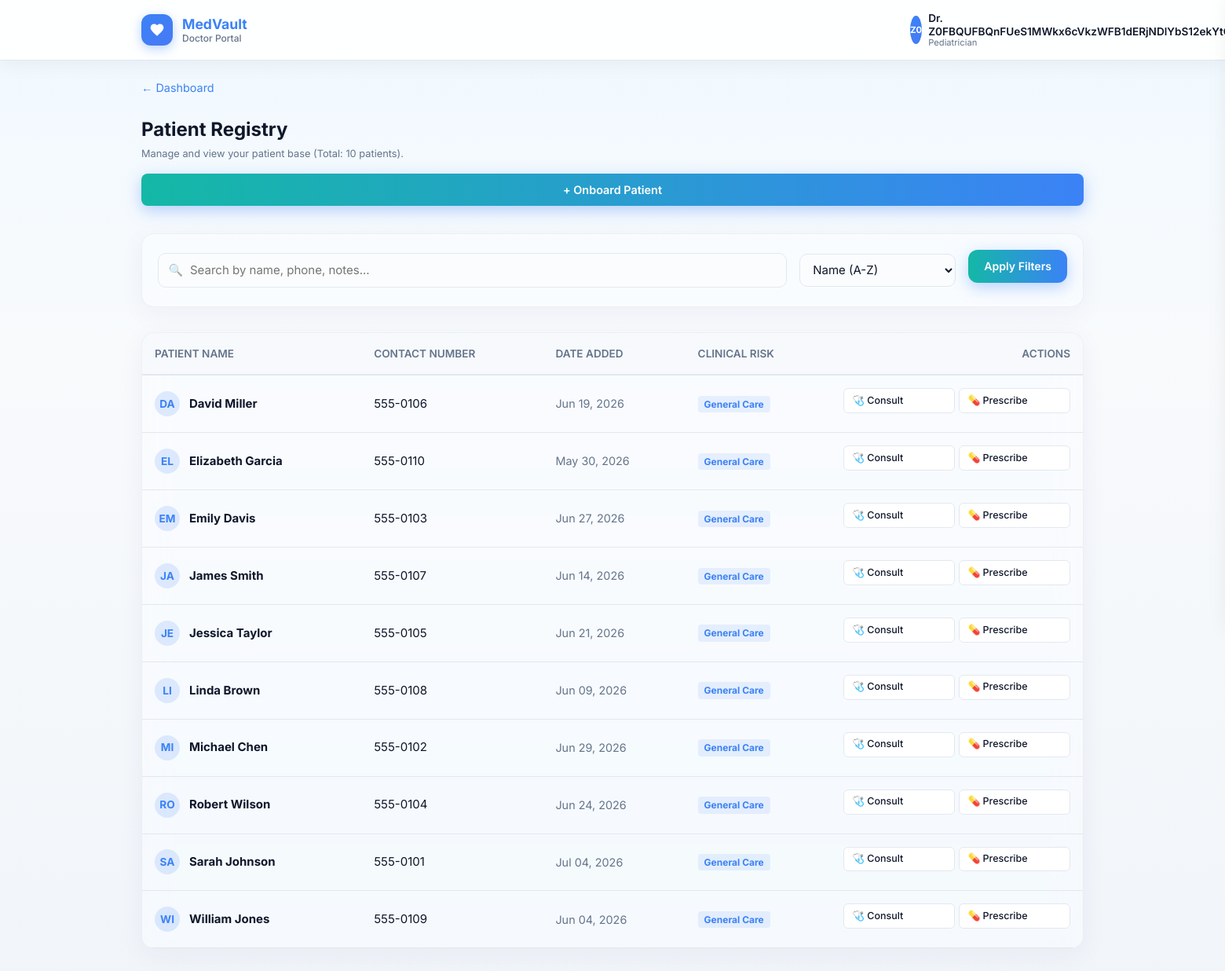
Screenshot of /doctor/patients (signed in) with the database file from the repository.
### tables this page shows
CREATE TABLE doctor_profiles (
  user_id INTEGER PRIMARY KEY,
  full_name TEXT NOT NULL DEFAULT '',
  profile_photo TEXT NOT NULL DEFAULT '',
  gender TEXT NOT NULL DEFAULT '',
  dob TEXT NOT NULL DEFAULT '',
  phone TEXT NOT NULL DEFAULT '',
  email TEXT NOT NULL DEFAULT '',
  address TEXT NOT NULL DEFAULT '',
  city TEXT NOT NULL DEFAULT '',
  state TEXT NOT NULL DEFAULT '',
  country TEXT NOT NULL DEFAULT '',
  specialty TEXT NOT NULL DEFAULT '',
  sub_specialty TEXT NOT NULL DEFAULT '',
  registration_number TEXT NOT NULL DEFAULT '',
  medical_council TEXT NOT NULL DEFAULT '',
  years_experience INTEGER NOT NULL DEFAULT 0,
  highest_qualification TEXT NOT NULL DEFAULT '',
  college_university TEXT NOT NULL DEFAULT '',
  hospital_clinic TEXT NOT NULL DEFAULT '',
  position TEXT NOT NULL DEFAULT '',
  consultation_fee REAL NOT NULL DEFAULT 0.0,
  languages_spoken TEXT NOT NULL DEFAULT '',
  working_days TEXT NOT NULL DEFAULT '',
  consultation_hours TEXT NOT NULL DEFAULT '',
  timezone TEXT NOT NULL DEFAULT '',
  online_consultation INTEGER NOT NULL DEFAULT 0,
  offline_consultation INTEGER NOT NULL DEFAULT 0,
  bio TEXT NOT NULL DEFAULT '',
  expertise TEXT NOT NULL DEFAULT '',
  certifications TEXT NOT NULL DEFAULT '',
  awards TEXT NOT NULL DEFAULT '',
  FOREIGN KEY (user_id) REFERENCES "users_old"(id)
);

CREATE TABLE doctor_patients (
          id INTEGER PRIMARY KEY AUTOINCREMENT,
          doctor_user_id INTEGER NOT NULL,
          full_name TEXT NOT NULL,
          phone TEXT NOT NULL DEFAULT '',
          notes TEXT NOT NULL DEFAULT '',
          created_at INTEGER NOT NULL, risk_level TEXT NOT NULL DEFAULT 'Low', last_visit TEXT, follow_up_status TEXT NOT NULL DEFAULT 'None',
          FOREIGN KEY (doctor_user_id) REFERENCES "users_old"(id)
        );

### app_pkg/routes/core.py (the view)
@core_bp.route("/doctor/patients", methods=["GET"])
@login_required
def doctor_patients():
    redir = _require_doctor()
    if redir:
        return redir
    db = get_db()
    theme = _portal_theme(current_user.id, current_user.username)
    uid = int(current_user.id)
    q = (request.args.get("q") or "").strip()
    sort_by = (request.args.get("sort") or "name_asc").strip()
    try:
        page = int(request.args.get("page") or 1)
    except ValueError:
        page = 1
    per_page = 10
    offset = (page - 1) * per_page
    sql = "FROM doctor_patients WHERE doctor_user_id = ?"
    params = [uid]
    if q:
        sql += " AND (full_name LIKE ? OR notes LIKE ? OR phone LIKE ?)"
        like = f"%{q}%"
        params.extend([like, like, like])
    total_count = db.execute(f"SELECT COUNT(*) AS c {sql}", tuple(params)).fetchone()["c"]
    if sort_by == "name_desc":
        sql += " ORDER BY full_name DESC"
    elif sort_by == "date_asc":
        sql += " ORDER BY created_at ASC"
    elif sort_by == "date_desc":
        sql += " ORDER BY created_at DESC"
    else:
        sql += " ORDER BY full_name ASC"
    sql_limit = f"SELECT * {sql} LIMIT ? OFFSET ?"
    params.extend([per_page, offset])
    rows = db.execute(sql_limit, tuple(params)).fetchall()
    patients = []
    for r in rows:
        dt = datetime.fromtimestamp(int(r["created_at"])).strftime("%b %d, %Y")
        patients.append({
            "id": r["id"],
            "full_name": r["full_name"],
            "phone": r["phone"],
            "notes": r["notes"],
            "created_at": dt
        })
    total_pages = (total_count + per_page - 1) // per_page
    return render_template(
        "doctor_patients_list.html",
        theme=theme,
        patients=patients,
        q=q,
        sort=sort_by,
        page=page,
        total_pages=total_pages,
        total_count=total_count
    )

### templates/doctor_patients_list.html (shortened to what this page needs)
{% extends "base_doctor.html" %}
{% block content %}
<div class="dr-shell" style="position: relative;">
  <div style="display: flex; justify-content: space-between; align-items: center; margin-bottom: 1.5rem; flex-wrap: wrap; gap: 1rem;">
    <div>
      <a href="{{ url_for('core.doctor_dashboard') }}" class="dr-back-link" style="text-decoration: none; font-size: 0.9rem; color: var(--accent);">&larr; Dashboard</a>
      <h1 class="dr-page-title" style="margin: 0.5rem 0 0;">Patient Registry</h1>
      <p class="dr-hint" style="margin: 0.2rem 0 0;">Manage and view your patient base (Total: {{ total_count }} patients).</p>
    </div>
    <a href="{{ url_for('core.doctor_patient_new') }}" class="dr-btn-gradient" style="text-decoration: none; padding: 0.6rem 1.2rem; font-size: 0.9rem; border-radius: 8px;">+ Onboard Patient</a>
  </div>
  <div class="dr-panel" style="margin-bottom: 2rem; padding: 1.25rem;">
    <form method="get" action="{{ url_for('core.doctor_patients') }}" style="display: grid; grid-template-columns: 1fr auto auto; gap: 1rem; align-items: center; flex-wrap: wrap;">
      <div style="position: relative;">
        <input type="text" name="q" value="{{ q or '' }}" placeholder="Search by name, phone, notes..." class="dr-input" style="margin: 0; padding-left: 2.5rem; width: 100%; box-sizing: border-box;" />
        <span style="position: absolute; left: 0.85rem; top: 50%; transform: translateY(-50%); opacity: 0.5;">🔍</span>
      </div>
      <div>
        <select name="sort" class="dr-input" style="margin: 0; width: auto;" onchange="this.form.submit()">
          <option value="name_asc" {% if sort == 'name_asc' %}selected{% endif %}>Name (A-Z)</option>
        </select>
      </div>
      <div style="display: flex; gap: 0.5rem;">
        <button type="submit" class="dr-btn-gradient" style="padding: 0.65rem 1.25rem;">Apply Filters</button>
      </div>
    </form>
  </div>
  <div style="display: grid; grid-template-columns: 1fr; gap: 1.5rem;">
    <div class="dr-panel" style="padding: 0; overflow: hidden; background: var(--surface);">
      {% if patients %}
        <div style="overflow-x: auto;">
          <table style="width: 100%; border-collapse: collapse; text-align: left;">
            <thead>
              <tr style="border-bottom: 2px solid var(--border); background: color-mix(in srgb, var(--border) 15%, transparent);">
                <th style="padding: 1rem; font-weight: 600; color: var(--text-muted); font-size: 0.85rem; text-transform: uppercase;">Patient Name</th>
                <th style="padding: 1rem; font-weight: 600; color: var(--text-muted); font-size: 0.85rem; text-transform: uppercase;">Contact Number</th>
                <th style="padding: 1rem; font-weight: 600; color: var(--text-muted); font-size: 0.85rem; text-transform: uppercase;">Date Added</th>
                <th style="padding: 1rem; font-weight: 600; color: var(--text-muted); font-size: 0.85rem; text-transform: uppercase;">Clinical Risk</th>
                <th style="padding: 1rem; font-weight: 600; color: var(--text-muted); font-size: 0.85rem; text-transform: uppercase; text-align: right;">Actions</th>
              </tr>
            </thead>
            <tbody>
              {% for p in patients %}
                <tr style="border-bottom: 1px solid var(--border); cursor: pointer; transition: background-color 0.2s;" onclick="openPatientDrawer('{{ p.id }}')" onmouseover="this.style.backgroundColor='color-mix(in srgb, var(--accent) 5%, transparent)'" onmouseout="this.style.backgroundColor='transparent'">
                  <td style="padding: 1rem; font-weight: bold; color: var(--text);">
                    <div style="display: flex; align-items: center; gap: 0.75rem;">
                      <span style="display: inline-flex; width: 32px; height: 32px; border-radius: 50%; background: color-mix(in srgb, var(--accent) 15%, transparent); color: var(--accent); align-items: center; justify-content: center; font-size: 0.85rem; font-weight: bold;">
                        {{ p.full_name[:2] | upper }}
                      </span>
                      {{ p.full_name }}
                    </div>
                  </td>
                  <td style="padding: 1rem; color: var(--text);">{{ p.phone or 'No phone number' }}</td>
                  <td style="padding: 1rem; color: var(--text-muted); font-size: 0.9rem;">{{ p.created_at }}</td>
                  <td style="padding: 1rem; color: var(--text);">
                    <span style="background: rgba(59, 130, 246, 0.1); color: var(--accent); padding: 0.2rem 0.5rem; border-radius: 4px; font-size: 0.75rem; font-weight: bold;">
                      General Care
                    </span>
                  </td>
                  <td style="padding: 1rem; text-align: right;" onclick="event.stopPropagation()">
                    <div style="display: flex; gap: 0.35rem; justify-content: flex-end;">
                      <a href="{{ url_for('core.doctor_consultation_workspace') }}?patient_id={{ p.id }}" class="dr-btn-outline" style="padding: 0.35rem 0.65rem; font-size: 0.78rem; border-radius: 6px; text-decoration: none;">
                        🩺 Consult
                      </a>
                      <a href="{{ url_for('core.doctor_prescription_new') }}?patient_name={{ p.full_name }}" class="dr-btn-outline" style="padding: 0.35rem 0.65rem; font-size: 0.78rem; border-radius: 6px; text-decoration: none;">
                        💊 Prescribe
                      </a>
                    </div>
                  </td>
                </tr>
              {% endfor %}
            </tbody>
          </table>
        </div>
      {% endif %}
    </div>
  </div>
</div>
{% endblock %}

### templates/base_doctor.html (shortened to what this page needs)
<!doctype html>
<html lang="en">
  <head>
    <link rel="stylesheet" href="{{ url_for('static', filename='doctor.css') }}" />
  </head>
  <body
    class="dr-portal"
    data-portal="doctor"
    data-theme="{{ theme.mode }}"
    style="--accent: {{ theme.accent }}; --accent-rgb: {{ theme.accent_rgb }};"
  >
    <header class="dr-topbar">
      <div class="dr-topbar-inner">
        <a href="{{ url_for('core.doctor_dashboard') if theme.portal_role == 'doctor' else url_for('core.dashboard') }}" class="dr-brand">
          <span class="dr-brand-logo" aria-hidden="true">
            <svg viewBox="0 0 24 24" width="20" height="20" fill="currentColor">
              <path d="M12 21.35l-1.45-1.32C5.4 15.36 2 12.28 2 8.5 2 5.42 4.42 3 7.5 3c1.74 0 3.41.81 4.5 2.09C13.09 3.81 14.76 3 16.5 3 19.58 3 22 5.42 22 8.5c0 3.78-3.4 6.86-8.55 11.54L12 21.35z" />
            </svg>
          </span>
          <span class="dr-brand-text">
            <span class="dr-brand-name">MedVault</span>
            <span class="dr-brand-sub">{{ theme.portal_label }}</span>
          </span>
        </a>
        <div class="dr-topbar-actions">
          <div class="dr-profile-wrap">
            <button
              type="button"
              class="dr-profile-trigger"
              id="dr-profile-btn"
              aria-expanded="false"
              aria-haspopup="true"
              aria-label="Open account menu"
            >
              <span class="dr-avatar">{{ theme.initials }}</span>
              <span class="dr-user-meta">
                <span class="dr-user-name">{{ theme.display_name }}</span>
                <span class="dr-user-role">{{ theme.specialty }}</span>
              </span>
            </button>
          </div>
        </div>
      </div>
    </header>
    <main class="dr-main">
      {% block content %}{% endblock %}
    </main>
  </body>
</html>

### rows the page displays
doctor_profiles: specialty "Pediatrician"
doctor_patients: full_name "DA", full_name "David Miller", phone "555-0106", created_at "Jun 19, 2026"
doctor_patients: full_name "EL", full_name "Elizabeth Garcia", phone "555-0110", created_at "May 30, 2026"
doctor_patients: full_name "EM", full_name "Emily Davis", phone "555-0103", created_at "Jun 27, 2026"
doctor_patients: full_name "JA", full_name "James Smith", phone "555-0107", created_at "Jun 14, 2026"
doctor_patients: full_name "JE", full_name "Jessica Taylor", phone "555-0105", created_at "Jun 21, 2026"
doctor_patients: full_name "LI", full_name "Linda Brown", phone "555-0108", created_at "Jun 09, 2026"
doctor_patients: full_name "MI", full_name "Michael Chen", phone "555-0102", created_at "Jun 29, 2026"
doctor_patients: full_name "RO", full_name "Robert Wilson", phone "555-0104", created_at "Jun 24, 2026"
doctor_patients: full_name "SA", full_name "Sarah Johnson", phone "555-0101", created_at "Jul 04, 2026"
doctor_patients: full_name "WI", full_name "William Jones", phone "555-0109", created_at "Jun 04, 2026"

### other values shown
{{ theme.portal_label }} "Doctor Portal"
{{ theme.initials }} "Z0"
{{ theme.display_name }} "Dr.…"
{{ total_count }} "10"
